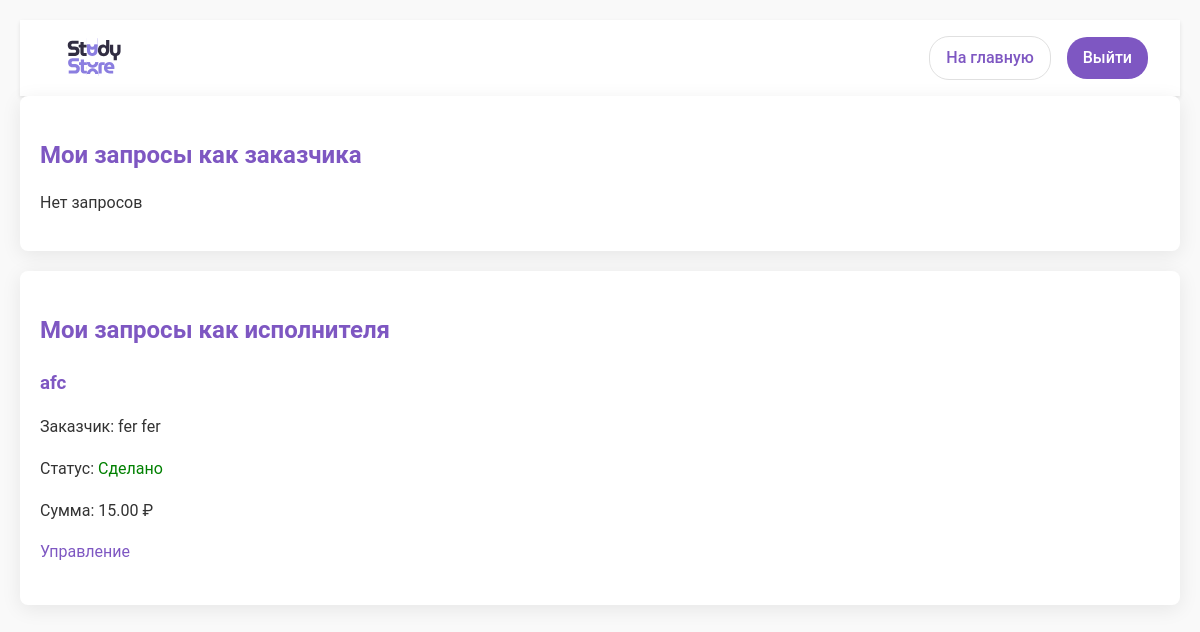
/requests/ (signed in), run on the app's committed database.
### app/models.py (models this page shows, shortened)
class ServiceRequest(models.Model):
    STATUS_CHOICES = [
        ('pending', 'На рассмотрении'),
        ('in_progress', 'В работе'),
        ('rejected', 'Отказано'),
        ('completed', 'Сделано'),
    ]
    customer = models.ForeignKey(User, related_name='customer_requests', on_delete=models.CASCADE)
    executor = models.ForeignKey(User, related_name='executor_requests', on_delete=models.CASCADE)
    service = models.ForeignKey(Service, on_delete=models.CASCADE)
    status = models.CharField(max_length=20, choices=STATUS_CHOICES, default='pending')
    created_at = models.DateTimeField(auto_now_add=True)
    result_file = models.FileField(upload_to='service_results/', null=True, blank=True)
    price = models.DecimalField(max_digits=10, decimal_places=2)
    is_paid = models.BooleanField(default=False)

class Service(models.Model):
    author = models.ForeignKey(User, on_delete=models.CASCADE)
    title = models.CharField(max_length=200)
    description = models.TextField()
    price = models.DecimalField(max_digits=100, decimal_places=2)
    image = models.ImageField(upload_to='services/')
    created_at = models.DateTimeField(auto_now_add=True)

### app/views.py (the view)
# urls.py: path('requests/', views.user_requests, name='user_requests'),
@login_required
def user_requests(request):
    customer_requests = ServiceRequest.objects.filter(customer=request.user)
    executor_requests = ServiceRequest.objects.filter(executor=request.user)
    context = {
        'customer_requests': customer_requests,
        'executor_requests': executor_requests
    }
    return render(request, 'request_list.html', context)

### app/templates/request_list.html (shortened to what this page needs)
{% load static %}
<!DOCTYPE html>
<html lang="ru">
<head>
    <link rel="stylesheet" href="{% static 'css/styles.css' %}">
</head>
<body>
    <header class="profile-header">
        <img src="{% static 'images/logotype.svg' %}" alt="Study Size" class="logo">
        <div class="header-actions">
            <a href="/" class="home-link">На главную</a>
            <a href="/logout/" class="logout-btn">Выйти</a>
        </div>
    </header>
<div class="requests-container">
    <div class="requests-section">
        <h2>Мои запросы как заказчика</h2>
        {% for req in customer_requests %}
        <div class="request-card">
            <h3>{{ req.service.title }}</h3>
            <p>Исполнитель: {{ req.executor.get_full_name }}</p>
            <p>Статус: <span class="status-{{ req.status }}">{{ req.get_status_display }}</span></p>
            <p>Сумма: {{ req.price }} ₽</p>
            <a href="{% url 'view_request' req.id %}">Подробнее</a>
        </div>
        {% empty %}
        <p>Нет запросов</p>
        {% endfor %}
    </div>
    <div class="requests-section">
        <h2>Мои запросы как исполнителя</h2>
        {% for req in executor_requests %}
        <div class="request-card">
            <h3>{{ req.service.title }}</h3>
            <p>Заказчик: {{ req.customer.get_full_name }}</p>
            <p>Статус: <span class="status-{{ req.status }}">{{ req.get_status_display }}</span></p>
            <p>Сумма: {{ req.price }} ₽</p>
            <a href="{% url 'manage_request' req.id %}">Управление</a>
        </div>
        {% empty %}
        <p>Нет запросов</p>
        {% endfor %}
    </div>
</div>
</body>
</html>

### app/static/css/styles.css (style rules this page uses)
:root { --primary-color: #7E57C2; --secondary-color: #a777e3; --text-color: #333; --light-bg: #f9f9f9; --card-bg: #ffffff; --shadow: 0 4px 20px rgba(0, 0, 0, 0.08); }
body { font-family: 'Roboto', sans-serif; background-color: var(--light-bg); color: var(--text-color); line-height: 1.6; margin: 0; padding: 20px; }
h1, h2, h3, h4, h5, h6 { color: var(--primary-color); margin-bottom: 15px; }
a { color: var(--primary-color); text-decoration: none; }
.requests-container { display: flex; flex-direction: column; gap: 20px; }
.requests-section { background: var(--card-bg); padding: 20px; border-radius: 8px; box-shadow: var(--shadow); }
.request-card { border-bottom: 1px solid #eee; padding-bottom: 10px; margin-bottom: 10px; }
.request-card:last-child { border-bottom: none; }
.status-completed { color: green; }
.profile-header { background: white; box-shadow: 0 2px 4px rgba(0, 0, 0, 0.1); padding: 16px 32px; display: flex; align-items: center; justify-content: space-between; }
.logo { height: 40px; }
.header-actions { display: flex; align-items: center; gap: 16px; }
.home-link, .logout-btn { background: white; border: 1px solid #E0E0E0; border-radius: 20px; padding: 8px 16px; font-family: 'Roboto', sans-serif; font-weight: 500; cursor: pointer; text-decoration: none; }
.logout-btn { background-color: var(--primary-color); color: white; border: none; border-radius: 20px; padding: 8px 16px; font-family: 'Roboto', sans-serif; font-weight: 500; cursor: pointer; text-decoration: none; }

### data on the page
ServiceRequest: service "afc", customer.get_full_name "fer fer", status "Сделано", price "15.00"
